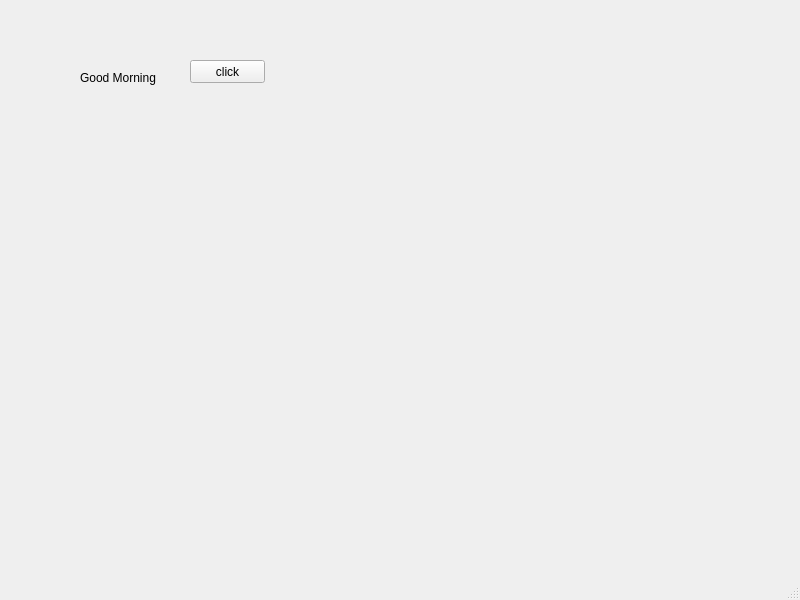
<?xml version="1.0" encoding="UTF-8"?>
<ui version="4.0">
 <class>MainWindow</class>
 <widget class="QMainWindow" name="MainWindow">
  <property name="geometry">
   <rect>
    <x>0</x>
    <y>0</y>
    <width>800</width>
    <height>600</height>
   </rect>
  </property>
  <property name="windowTitle">
   <string>MainWindow</string>
  </property>
  <widget class="QWidget" name="centralwidget">
   <widget class="QLabel" name="label">
    <property name="geometry">
     <rect>
      <x>80</x>
      <y>70</y>
      <width>91</width>
      <height>16</height>
     </rect>
    </property>
    <property name="text">
     <string>Good Morning</string>
    </property>
   </widget>
   <widget class="QPushButton" name="btn">
    <property name="geometry">
     <rect>
      <x>190</x>
      <y>60</y>
      <width>75</width>
      <height>23</height>
     </rect>
    </property>
    <property name="text">
     <string>click</string>
    </property>
   </widget>
  </widget>
  <widget class="QMenuBar" name="menubar">
   <property name="geometry">
    <rect>
     <x>0</x>
     <y>0</y>
     <width>800</width>
     <height>21</height>
    </rect>
   </property>
  </widget>
  <widget class="QStatusBar" name="statusbar"/>
 </widget>
 <resources/>
 <connections/>
</ui>
